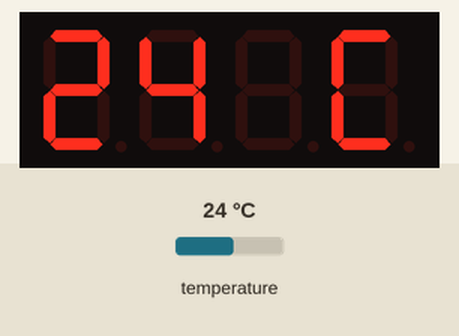
Bench run of a sketch on a simulated Arduino Uno, built with avr-gcc and run on an emulated ATmega328P. On the bench: 4-digit seven-segment display. The test bench sets the inputs (shaded band); at power-on: temperature 24 °C.

Above: at 3.3 s.
3.4 s: temperature set to 12 °C
At 4.8 s:
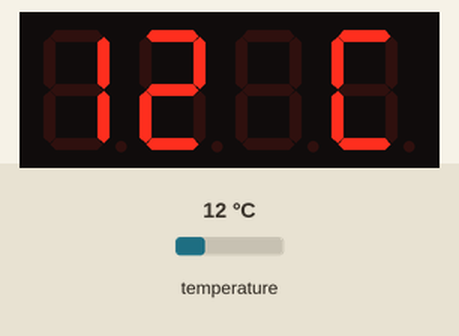
5.9 s: temperature set to 19 °C
At 6.8 s:
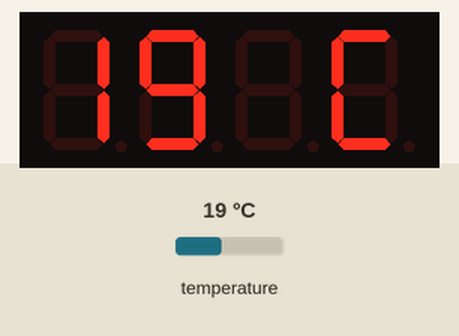
8.4 s: temperature set to 28 °C
At 10.9 s:
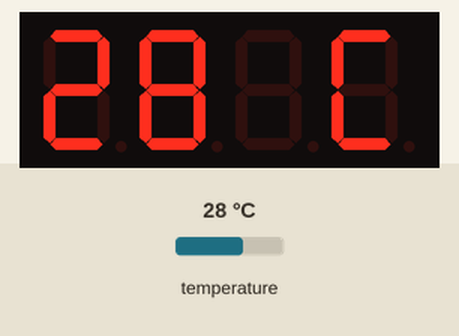
Timing chart, 0 to 12.4 s (numbered marks = the images above; inputs shaded):
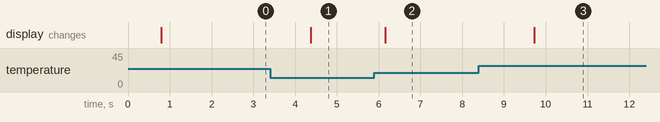

Measured:
- after the input at 3.4 s, the display: changes after 0.97 s (image 1)
- after the input at 5.9 s, the display: changes after 0.26 s (image 2)
- after the input at 8.4 s, the display: changes after 1.3 s (image 3)

The sketch:

Ard_uno_medidor_temperatura.ino
```cpp
#include <OneWire.h>
#include <DallasTemperature.h>
#include <TM1637Display.h>

// --- Pines ---
#define ONE_WIRE_BUS 2   // Pin de datos del DS18B20
#define CLK 3            // Pin CLK del TM1637
#define DIO 4            // Pin DIO del TM1637

// --- Objetos ---
OneWire oneWire(ONE_WIRE_BUS);
DallasTemperature sensors(&oneWire);
TM1637Display display(CLK, DIO);

void setup() {
  sensors.begin();
  display.setBrightness(0x0f); // Brillo máximo
}

void loop() {
  sensors.requestTemperatures();
  int tempC = (int)sensors.getTempCByIndex(0); // Leer solo parte entera en °C

  // Mostrar temperatura con "C" al final
  // Ejemplo: 28°C se verá como "28 C"
  uint8_t data[] = {
    display.encodeDigit((tempC / 10) % 10), // Decenas
    display.encodeDigit(tempC % 10),        // Unidades
    0,                                      // Espacio en blanco
    0x39                                    // Segmentos que forman "C"
  };

  display.setSegments(data);

  delay(1000);
}
```
